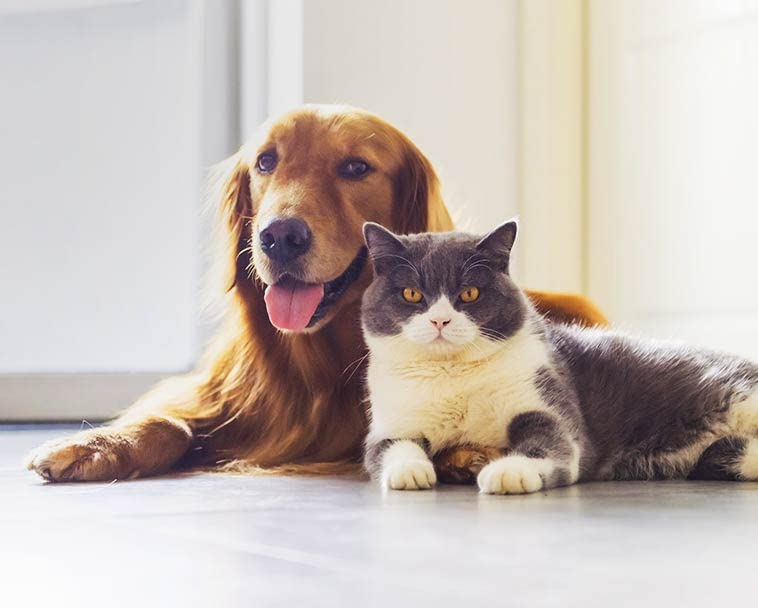
#> input picture experiment-2/box6_image.jpg, 758 x 608 px
$ python exp2.py
#> lines starting #> are read from the running program, lines starting #| are printed output that depends on the picture
import os
import numpy as np
import cv2

file_path = "box6_image.jpg"  # File should be in the same directory as the script

def read_image(file_path):
    # Check if the file exists
#> called with file_path = 'box6_image.jpg'
    if not os.path.exists(file_path):
        raise ValueError(f"File not found: {file_path}")

    # Load the image in BGR format
    image = cv2.imread(file_path)
#> image is the input picture: shape (608, 758, 3); mean B, G, R 181.1, 187.4, 197.9
    if image is None:
        raise ValueError(f"Unable to read the image at {file_path}.")
    return image

def scale_image(image, scale_factor):
#> called with scale_factor = 0.5
    height, width, channels = image.shape
#> height = 608; width = 758; channels = 3
    new_height = int(height * scale_factor)
#> new_height = 304
    new_width = int(width * scale_factor)
#> new_width = 379

    # Create a blank image with new dimensions
    scaled_image = np.zeros((new_height, new_width, channels), dtype=np.uint8)

    for i in range(new_height):
        for j in range(new_width):
            orig_x = int(i / scale_factor)
            orig_y = int(j / scale_factor)
            scaled_image[i, j] = image[orig_x, orig_y]

    return scaled_image

def rotate_image(image, angle):
#> called with angle = 45
    height, width, channels = image.shape
#> height = 608; width = 758; channels = 3
    center_x, center_y = width // 2, height // 2
#> center_x = 379; center_y = 304
    rad = np.deg2rad(angle)

    # Create a blank canvas
    rotated_image = np.zeros_like(image)

    for i in range(height):
        for j in range(width):
            # Translate to origin
            x = j - center_x
            y = center_y - i

            # Rotate
            new_x = int(x * np.cos(rad) - y * np.sin(rad))
            new_y = int(x * np.sin(rad) + y * np.cos(rad))

            # Translate back
            new_j = new_x + center_x
            new_i = center_y - new_y

            # Check bounds
            if 0 <= new_i < height and 0 <= new_j < width:
                rotated_image[i, j] = image[new_i, new_j]
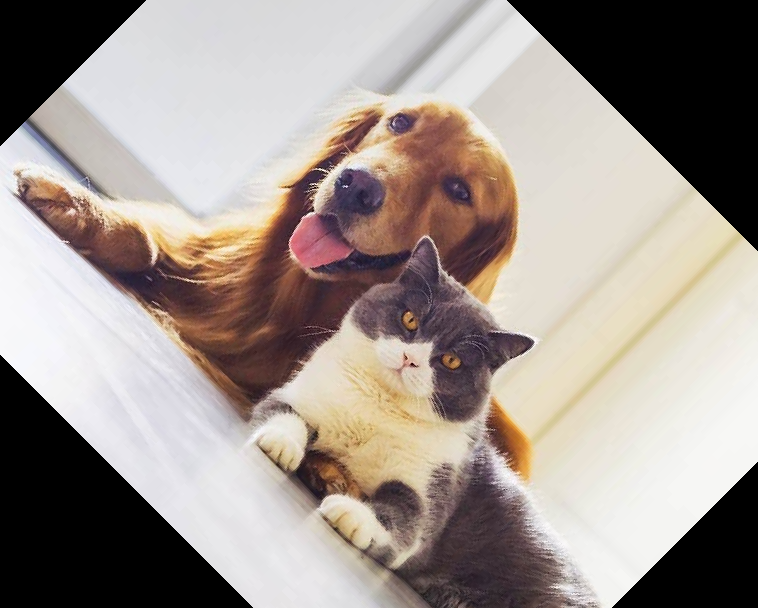
#> rotated_image: shape (608, 758, 3); mean B, G, R 142.2, 148.3, 158.5

    return rotated_image

def flip_image(image, axis):
#> called with axis = 'horizontal'
    height, width, channels = image.shape
#> height = 608; width = 758; channels = 3
    flipped_image = np.zeros_like(image)

    if axis == 'horizontal':
        for i in range(height):
            for j in range(width):
                flipped_image[i, j] = image[i, width - 1 - j]
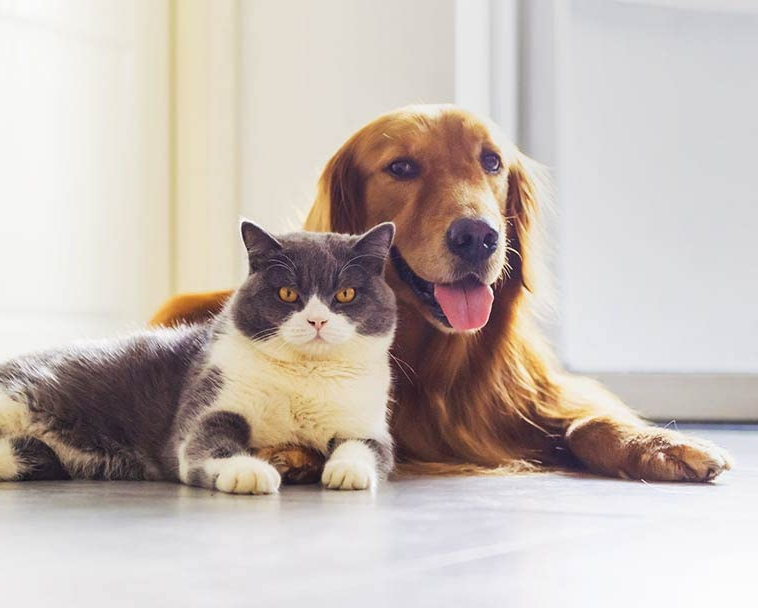
#> flipped_image: shape (608, 758, 3); mean B, G, R 181.1, 187.4, 197.9
    elif axis == 'vertical':
        for i in range(height):
            for j in range(width):
                flipped_image[i, j] = image[height - 1 - i, j]
    else:
        raise ValueError("Axis must be 'horizontal' or 'vertical'.")

    return flipped_image

# Main Function
if __name__ == "__main__":
    image_path = file_path  # Use the declared file path

    try:
        # Load the image
        img = read_image(image_path)
        print("Original image loaded successfully.")

        # Scaling
        scaled_img = scale_image(img, 0.5)  # Reduce size to 50%
        cv2.imwrite("scaled_image.jpg", scaled_img)
        print("Scaled image saved as 'scaled_image.jpg'.")

        # Rotation
        rotated_img = rotate_image(img, 45)  # Rotate by 45 degrees
        cv2.imwrite("rotated_image.jpg", rotated_img)
        print("Rotated image saved as 'rotated_image.jpg'.")

        # Flipping
        flipped_img = flip_image(img, 'horizontal')  # Flip horizontally
        cv2.imwrite("flipped_image.jpg", flipped_img)
        print("Flipped image saved as 'flipped_image.jpg'.")

    except ValueError as e:
        print(e)
